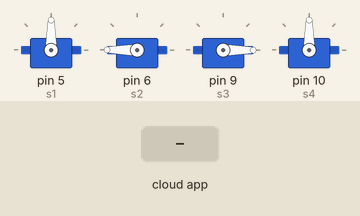
Simulated run of this sketch. Board: Arduino Uno, built with avr-gcc and run on an emulated ATmega328P. Parts: 4 × servo. The test bench sets the inputs (shaded band). The ROS host is connected and sends only what is stated.

Above: at 1.2 s.
1.3 s: the phone or cloud app sets main_head_servo to 0
At 2.5 s:
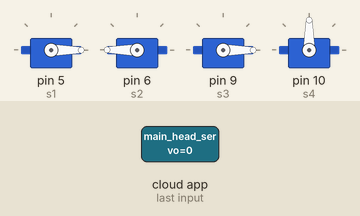
2.8 s: the phone or cloud app sets main_Larm_servo to 0
At 4.0 s:
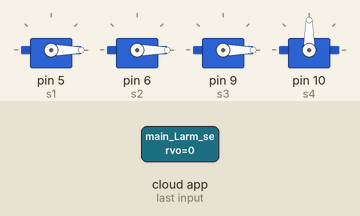
4.3 s: the phone or cloud app sets main_waist_servo to 0
At 4.8 s:
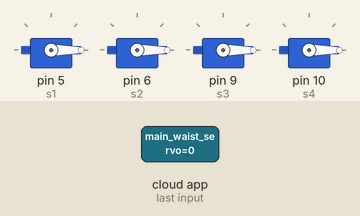
5.8 s: the phone or cloud app sets main_Rarm_servo to 1
At 6.6 s:
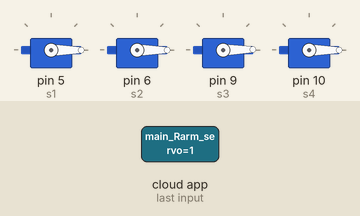
7.3 s: the phone or cloud app sets main_head_servo to 1
At 8.3 s:
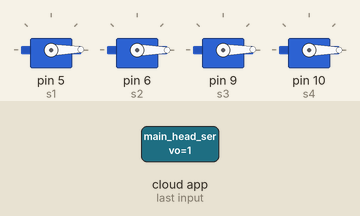
8.8 s: the phone or cloud app sets main_Larm_servo to 1
At 10.0 s:
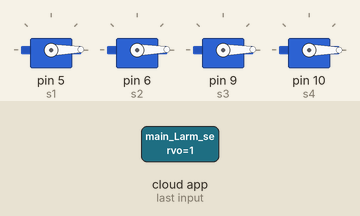
Timing chart, 0 to 11.3 s (numbered marks = the images above; inputs shaded):
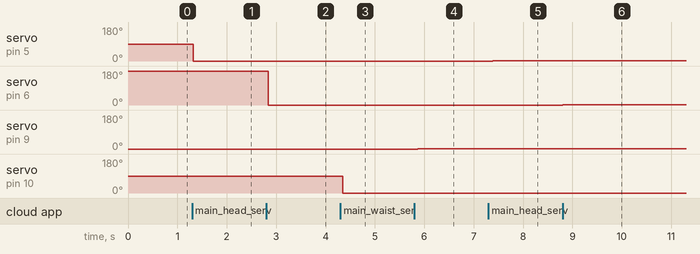

Measured:
- after the input at 1.3 s, servo on pin 5 (s1): 90° → 0° at once
- after the input at 2.8 s, servo on pin 6 (s2): 180° → 0° at once
- after the input at 4.3 s, servo on pin 10 (s4): 90° → 0° after 0.05 s
- after the input at 5.8 s, servo on pin 9 (s3): 0° → 1° after 0.07 s
- after the input at 7.3 s, servo on pin 5 (s1): 0° → 1° after 0.09 s
- after the input at 8.8 s, servo on pin 6 (s2): 0° → 1° at once

The sketch:

adcr2022_servo.ino
```cpp
//ros系準備
#include <ros.h>
#include <std_msgs/Empty.h>
#include <std_msgs/UInt8.h>

ros::NodeHandle nh;

std_msgs::Empty m_ready;
ros::Publisher serv("motor_ready", &m_ready);

//servo系準備
#include <Servo.h>

Servo s1;
Servo s2;
Servo s3;
Servo s4;

//準備完了パブリッシャ
void pub_def(void) {
   serv.publish( &m_ready );
}

//サーボ稼働
void head_cb( const std_msgs::UInt8& cmd_msg) {
    s1.write(cmd_msg.data);
}

void larm_cb( const std_msgs::UInt8& cmd_msg) {
    s2.write(cmd_msg.data);
}

void rarm_cb( const std_msgs::UInt8& cmd_msg) {
    s3.write(cmd_msg.data);
}

void waist_cb( const std_msgs::UInt8& cmd_msg) {
    s4.write(cmd_msg.data);
    pub_def();
}

//ros::Subscriber<std_msgs::Empty> sub("toggle_led", messageCb );
//ros::Subscriber<std_msgs::UInt16MultiArray> motor_sub("servo", servo_cb);
ros::Subscriber<std_msgs::UInt8> motor_head_sub("main_head_servo", head_cb);
ros::Subscriber<std_msgs::UInt8> motor_Larm_sub("main_Larm_servo", larm_cb);
ros::Subscriber<std_msgs::UInt8> motor_Rarm_sub("main_Rarm_servo", rarm_cb);
ros::Subscriber<std_msgs::UInt8> motor_waist_sub("main_waist_servo", waist_cb);


void setup()
{
  s1.attach(5);
  s1.write(90);   //head
  s2.attach(6);
  s2.write(180);  //left arm
  s3.attach(9);
  s3.write(0);    //right arm
  s4.attach(10);
  s4.write(90);   //waist

  nh.getHardware()->setBaud(9600);
  nh.initNode();
  nh.advertise(serv);
  nh.subscribe(motor_head_sub);
  nh.subscribe(motor_Larm_sub);
  nh.subscribe(motor_Rarm_sub);
  nh.subscribe(motor_waist_sub);
}

void loop()
{
  nh.spinOnce();
  delay(100);
}
```
